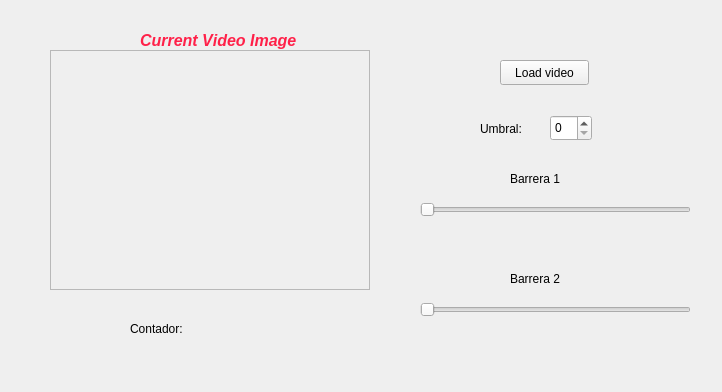
<?xml version="1.0" encoding="UTF-8"?>
<ui version="4.0">
 <class>MainWindow</class>
 <widget class="QWidget" name="MainWindow">
  <property name="enabled">
   <bool>true</bool>
  </property>
  <property name="geometry">
   <rect>
    <x>0</x>
    <y>0</y>
    <width>722</width>
    <height>392</height>
   </rect>
  </property>
  <property name="mouseTracking">
   <bool>true</bool>
  </property>
  <property name="acceptDrops">
   <bool>true</bool>
  </property>
  <property name="windowTitle">
   <string>People Counter At Classroom</string>
  </property>
  <property name="windowIcon">
   <iconset>
    <normaloff>../../../Digital_books_and_other_things/TESIS_PACO/goeiti.jpg</normaloff>../../../Digital_books_and_other_things/TESIS_PACO/goeiti.jpg</iconset>
  </property>
  <property name="windowOpacity">
   <double>1.000000000000000</double>
  </property>
  <widget class="QFrame" name="viewer_original">
   <property name="enabled">
    <bool>true</bool>
   </property>
   <property name="geometry">
    <rect>
     <x>50</x>
     <y>50</y>
     <width>320</width>
     <height>240</height>
    </rect>
   </property>
   <property name="palette">
    <palette>
     <active>
      <colorrole role="Highlight">
       <brush brushstyle="SolidPattern">
        <color alpha="255">
         <red>240</red>
         <green>29</green>
         <blue>14</blue>
        </color>
       </brush>
      </colorrole>
     </active>
     <inactive>
      <colorrole role="Highlight">
       <brush brushstyle="SolidPattern">
        <color alpha="255">
         <red>240</red>
         <green>29</green>
         <blue>14</blue>
        </color>
       </brush>
      </colorrole>
     </inactive>
     <disabled>
      <colorrole role="Highlight">
       <brush brushstyle="SolidPattern">
        <color alpha="255">
         <red>240</red>
         <green>240</green>
         <blue>240</blue>
        </color>
       </brush>
      </colorrole>
     </disabled>
    </palette>
   </property>
   <property name="frameShape">
    <enum>QFrame::StyledPanel</enum>
   </property>
   <property name="frameShadow">
    <enum>QFrame::Raised</enum>
   </property>
   <property name="lineWidth">
    <number>2</number>
   </property>
  </widget>
  <widget class="QLabel" name="Tittle">
   <property name="enabled">
    <bool>true</bool>
   </property>
   <property name="geometry">
    <rect>
     <x>140</x>
     <y>30</y>
     <width>161</width>
     <height>20</height>
    </rect>
   </property>
   <property name="palette">
    <palette>
     <active>
      <colorrole role="WindowText">
       <brush brushstyle="SolidPattern">
        <color alpha="255">
         <red>255</red>
         <green>33</green>
         <blue>73</blue>
        </color>
       </brush>
      </colorrole>
      <colorrole role="Button">
       <brush brushstyle="SolidPattern">
        <color alpha="255">
         <red>45</red>
         <green>242</green>
         <blue>35</blue>
        </color>
       </brush>
      </colorrole>
      <colorrole role="Text">
       <brush brushstyle="SolidPattern">
        <color alpha="255">
         <red>255</red>
         <green>0</green>
         <blue>0</blue>
        </color>
       </brush>
      </colorrole>
      <colorrole role="ButtonText">
       <brush brushstyle="SolidPattern">
        <color alpha="255">
         <red>0</red>
         <green>0</green>
         <blue>255</blue>
        </color>
       </brush>
      </colorrole>
      <colorrole role="PlaceholderText">
       <brush brushstyle="NoBrush">
        <color alpha="128">
         <red>255</red>
         <green>0</green>
         <blue>0</blue>
        </color>
       </brush>
      </colorrole>
     </active>
     <inactive>
      <colorrole role="WindowText">
       <brush brushstyle="SolidPattern">
        <color alpha="255">
         <red>255</red>
         <green>33</green>
         <blue>73</blue>
        </color>
       </brush>
      </colorrole>
      <colorrole role="Button">
       <brush brushstyle="SolidPattern">
        <color alpha="255">
         <red>45</red>
         <green>242</green>
         <blue>35</blue>
        </color>
       </brush>
      </colorrole>
      <colorrole role="Text">
       <brush brushstyle="SolidPattern">
        <color alpha="255">
         <red>255</red>
         <green>0</green>
         <blue>0</blue>
        </color>
       </brush>
      </colorrole>
      <colorrole role="ButtonText">
       <brush brushstyle="SolidPattern">
        <color alpha="255">
         <red>76</red>
         <green>76</green>
         <blue>76</blue>
        </color>
       </brush>
      </colorrole>
      <colorrole role="PlaceholderText">
       <brush brushstyle="NoBrush">
        <color alpha="128">
         <red>255</red>
         <green>0</green>
         <blue>0</blue>
        </color>
       </brush>
      </colorrole>
     </inactive>
     <disabled>
      <colorrole role="WindowText">
       <brush brushstyle="SolidPattern">
        <color alpha="255">
         <red>159</red>
         <green>158</green>
         <blue>158</blue>
        </color>
       </brush>
      </colorrole>
      <colorrole role="Button">
       <brush brushstyle="SolidPattern">
        <color alpha="255">
         <red>45</red>
         <green>242</green>
         <blue>35</blue>
        </color>
       </brush>
      </colorrole>
      <colorrole role="Text">
       <brush brushstyle="SolidPattern">
        <color alpha="255">
         <red>159</red>
         <green>158</green>
         <blue>158</blue>
        </color>
       </brush>
      </colorrole>
      <colorrole role="ButtonText">
       <brush brushstyle="SolidPattern">
        <color alpha="255">
         <red>159</red>
         <green>158</green>
         <blue>158</blue>
        </color>
       </brush>
      </colorrole>
      <colorrole role="PlaceholderText">
       <brush brushstyle="NoBrush">
        <color alpha="128">
         <red>255</red>
         <green>0</green>
         <blue>0</blue>
        </color>
       </brush>
      </colorrole>
     </disabled>
    </palette>
   </property>
   <property name="font">
    <font>
     <pointsize>12</pointsize>
     <weight>75</weight>
     <italic>true</italic>
     <bold>true</bold>
     <kerning>false</kerning>
    </font>
   </property>
   <property name="cursor">
    <cursorShape>PointingHandCursor</cursorShape>
   </property>
   <property name="text">
    <string>Current Video Image</string>
   </property>
  </widget>
  <widget class="QPushButton" name="loadVideoButton">
   <property name="geometry">
    <rect>
     <x>500</x>
     <y>60</y>
     <width>89</width>
     <height>25</height>
    </rect>
   </property>
   <property name="text">
    <string>Load video</string>
   </property>
  </widget>
  <widget class="QLabel" name="counter_text">
   <property name="geometry">
    <rect>
     <x>130</x>
     <y>320</y>
     <width>67</width>
     <height>17</height>
    </rect>
   </property>
   <property name="text">
    <string>Contador:</string>
   </property>
  </widget>
  <widget class="QLabel" name="counter">
   <property name="geometry">
    <rect>
     <x>210</x>
     <y>320</y>
     <width>67</width>
     <height>17</height>
    </rect>
   </property>
   <property name="text">
    <string/>
   </property>
  </widget>
  <widget class="QLabel" name="threshold_text">
   <property name="geometry">
    <rect>
     <x>480</x>
     <y>120</y>
     <width>61</width>
     <height>17</height>
    </rect>
   </property>
   <property name="text">
    <string>Umbral:</string>
   </property>
  </widget>
  <widget class="QSpinBox" name="threshold">
   <property name="geometry">
    <rect>
     <x>550</x>
     <y>115</y>
     <width>42</width>
     <height>26</height>
    </rect>
   </property>
  </widget>
  <widget class="QSlider" name="barrier1">
   <property name="geometry">
    <rect>
     <x>420</x>
     <y>200</y>
     <width>271</width>
     <height>20</height>
    </rect>
   </property>
   <property name="orientation">
    <enum>Qt::Horizontal</enum>
   </property>
  </widget>
  <widget class="QLabel" name="barrier1_text">
   <property name="geometry">
    <rect>
     <x>510</x>
     <y>170</y>
     <width>67</width>
     <height>17</height>
    </rect>
   </property>
   <property name="text">
    <string>Barrera 1</string>
   </property>
  </widget>
  <widget class="QLabel" name="barrier2_text">
   <property name="geometry">
    <rect>
     <x>510</x>
     <y>270</y>
     <width>67</width>
     <height>17</height>
    </rect>
   </property>
   <property name="text">
    <string>Barrera 2</string>
   </property>
  </widget>
  <widget class="QSlider" name="barrier2">
   <property name="geometry">
    <rect>
     <x>420</x>
     <y>300</y>
     <width>271</width>
     <height>20</height>
    </rect>
   </property>
   <property name="orientation">
    <enum>Qt::Horizontal</enum>
   </property>
  </widget>
 </widget>
 <resources/>
 <connections/>
</ui>
